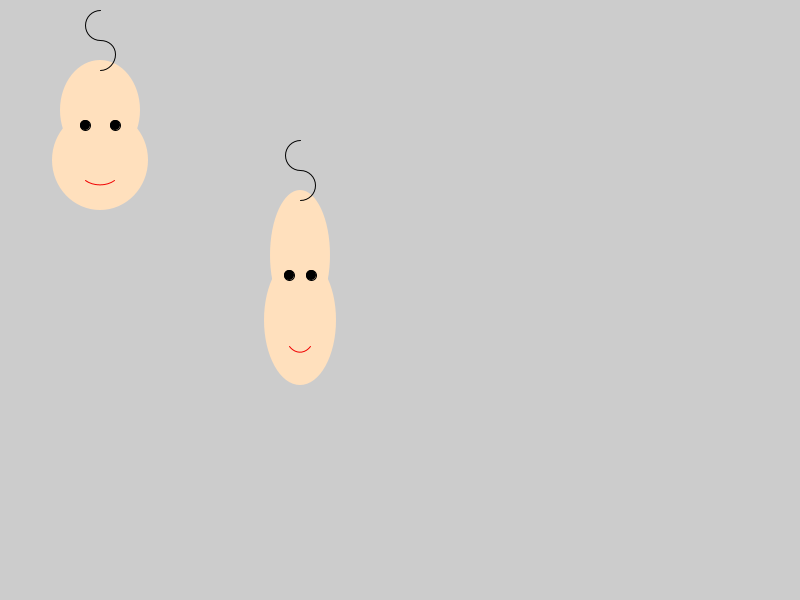
Frame 1 (no input)
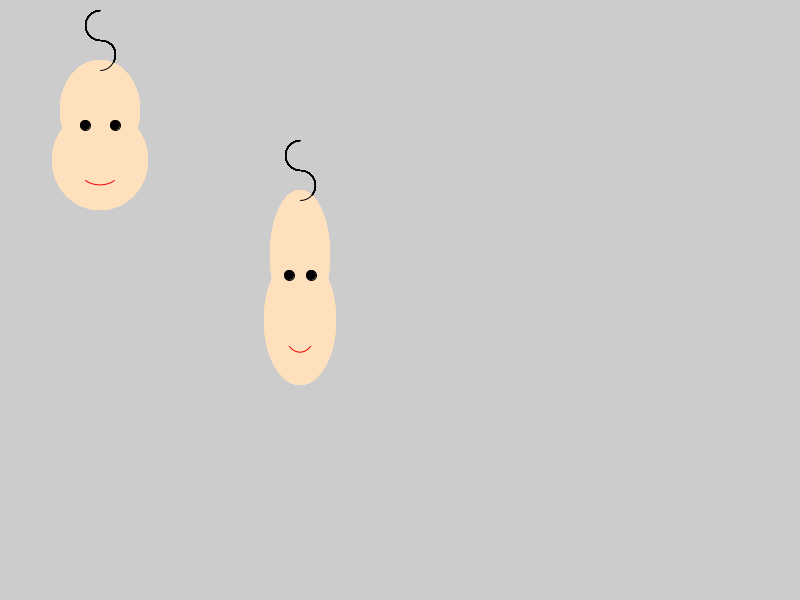
Frame 60 (the mouse pressed at the canvas centre just before this capture)
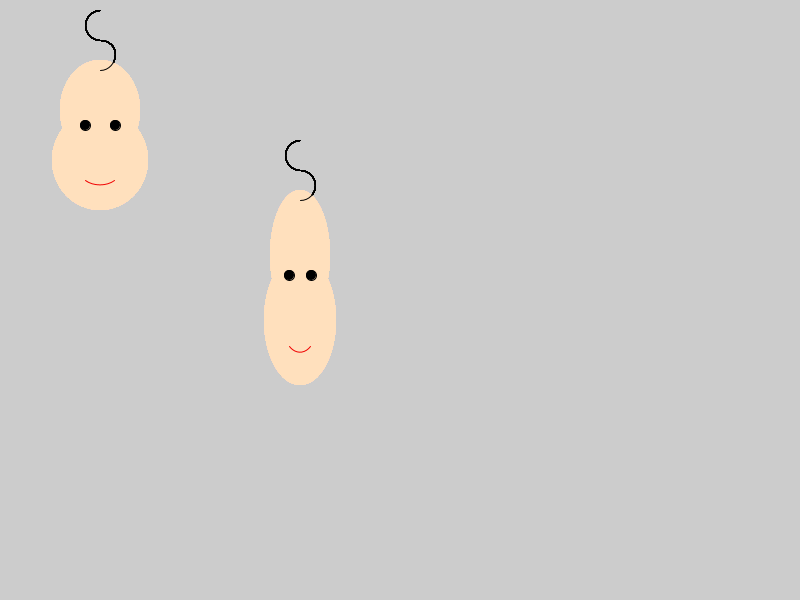
Frame 120 (the mouse held since frame 60 and released just before this capture)

The Processing sketch that drew these frames (run headless with seeded random() and noise(); from frame 60 on, the mouse is pressed at the canvas centre):

// Processing sketch: daddyLogo
// ── daddyLogo.pde
// This produces a peanut-like shape that was a self-portrait by my father
//he sometimes used it as a signature.
//daddy using variables and function
// this version draws two different faces

int ctrx = 100;
int ctry = 160;
int faceWidth = 80;
int faceHeight = 100;
int skinnyFaceWidth = 60;
int skinnyFaceHeight = 130;
int eyeSize = 10;
color skinTone = color(255,224,189);


void setup()
{
  size(800,600);
  ellipseMode(CENTER);
}

void draw()
{
  daddy(ctrx,ctry,faceWidth, faceHeight );
  daddy(3*ctrx, 2*ctry,skinnyFaceWidth, skinnyFaceHeight );
}

void daddy(int x,int y, int w, int h)
{
  noStroke();
  fill(skinTone);
  
  int eyeXoffset = int((15.0/80.0)*w);
  int eyeYoffset = int(.35*h);
   int mouthYoffset = int(.10*h);
  int mouthWidth = int(.5*w);
  int mouthHeight = int(.3*h);
  int hairOffsetY = eyeYoffset*3;
  int hairRadius = 3*eyeSize;
  ellipse(x,y,1.2*w,h);
  ellipse(x,y-h/2,w,h);
  stroke(0);
  fill(0);
  ellipse(x-eyeXoffset,y-eyeYoffset,eyeSize,eyeSize);
  ellipse(x+eyeXoffset,y-eyeYoffset,eyeSize,eyeSize);
  noFill();
  arc(x,y-hairOffsetY,hairRadius,hairRadius,-PI/2,PI/2);
  arc(x,y-hairOffsetY-hairRadius,hairRadius,hairRadius,PI/2,PI*3/2);
  stroke(240,0,0);
  arc(x,y+mouthYoffset,mouthWidth,mouthHeight,QUARTER_PI,3*QUARTER_PI);
}
